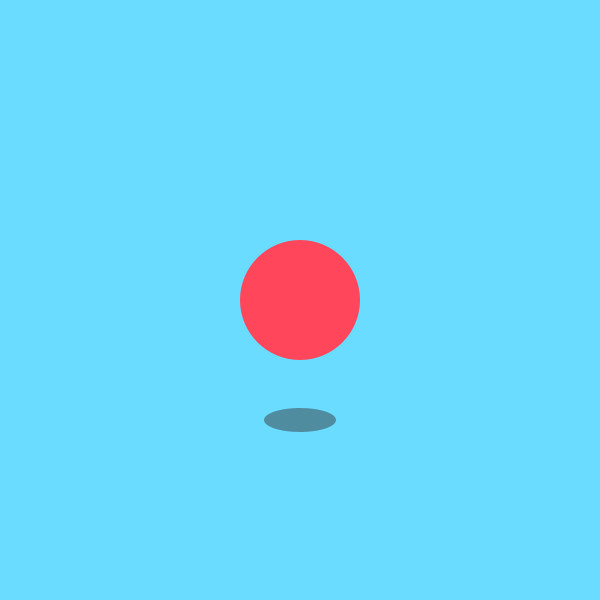
Frame 1 (no input)
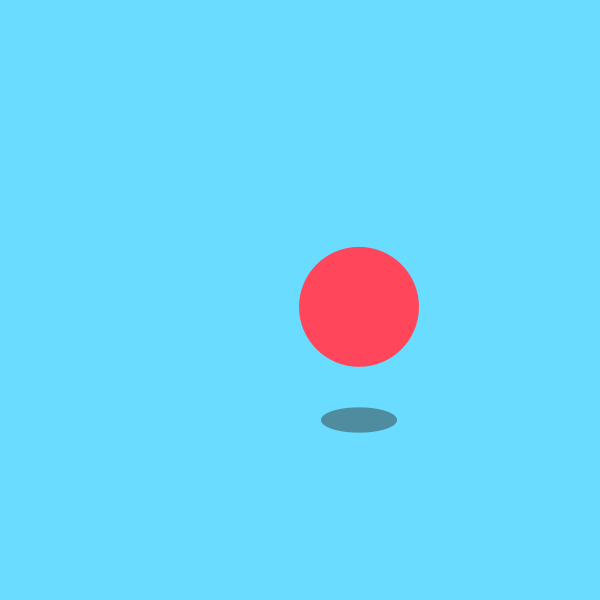
Frame 60 (the mouse pressed at the canvas centre just before this capture)
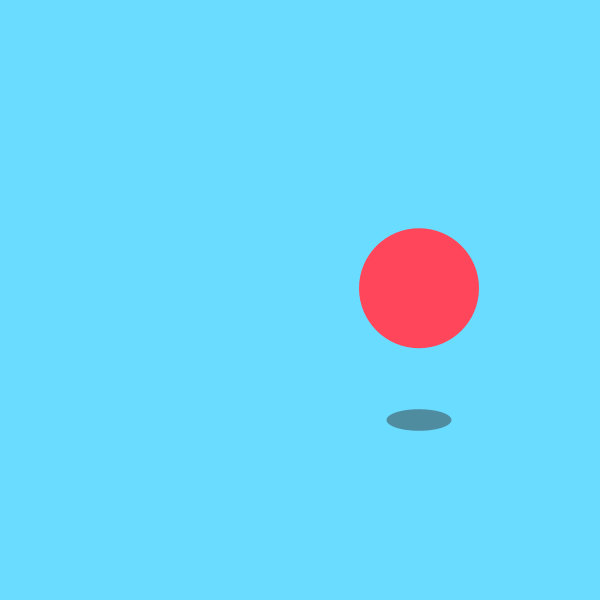
Frame 120 (the mouse held since frame 60 and released just before this capture)

The Processing sketch that drew these frames (run headless with seeded random() and noise(); from frame 60 on, the mouse is pressed at the canvas centre):

// Processing sketch: processing_181245
// ── processing_181245.pde

Ball ball;

float x,y;
float scale = 120;

void setup(){
  
  size(600,600);
  ball = new Ball();
  x = width/2;
  y = height/2;
  
}

void draw(){
  
  background(105,220,255);
  ball.update();
  ball.display(x,y);
  
  x += 1;
  
  if (x > width+scale/2){
    x = -scale/2;
  }
  
}

class Ball {
  
  float x,y,by,d;
  float angle;
  
  Ball(){
    
  }
  
  void update(){
    
    by = sin(angle)*(scale*0.3);
    angle += 0.05;
    
  }
  
  void display(float tempX, float tempY){
    
    noStroke();
    ellipseMode(CENTER);
    
    x = tempX;
    y = tempY;
    
    pushMatrix();
    
    translate(x,y);
      
    d = dist(x,-scale,x,by);  
      
    fill(50,120);
    ellipse(0,0+scale,0.6*d,0.2*d);
    
    fill(255,70,90);
    ellipse(0,0+by,scale,scale);
    
    popMatrix();
    
  }
  
}
    
    
